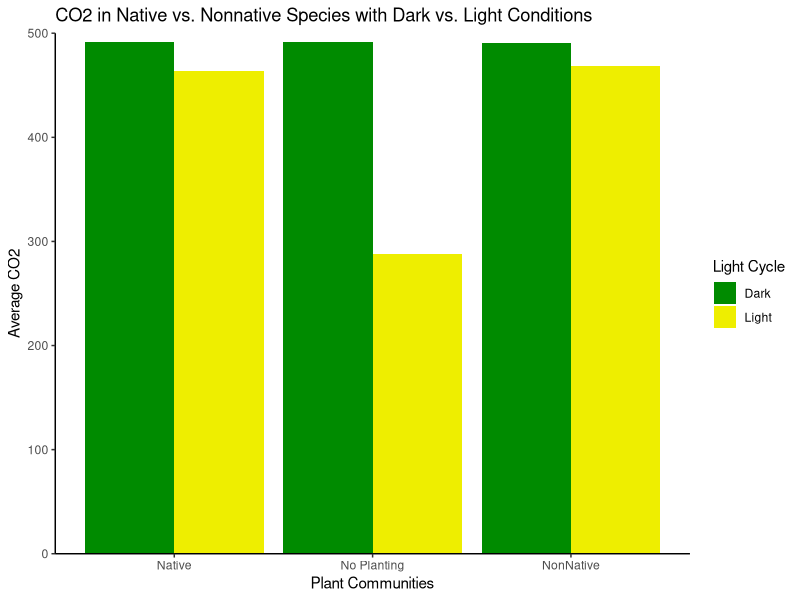

Reproduce this figure in R.
## ---- chunk 1
library(dplyr)
library(ggplot2)
library()

## ---- chunk 2
carbonflux <-read.csv("CarbonFlux_Primary.csv")
height <-read.csv("VegHeight_Primary.csv")

## ---- chunk 3
#take the average CO2 for the 240 second readings for Dark and Light cycles and group by native/non native
mean_cf <- carbonflux %>%
  group_by(Treatment,CycleType) %>%
  summarize(meannative = mean(CO2_ppm)) %>%
  rename(AvgCO2 = meannative)

#two-way anova
#cf_aov <-summary(aov(CO2_ppm ~ Treatment + CycleType, data = carbonflux))
#cf_aov <-summary(aov(AvgCO2 ~ Treatment + CycleType, data = mean_cf))
## ---- chunk 4

## ---- chunk 5

## ---- chunk 6

#Grouped barplot
ggplot(mean_cf, aes(x=Treatment, y=AvgCO2, fill= CycleType)) + 
  geom_bar(stat = "identity", position = "dodge") +
  labs(title="CO2 in Native vs. Nonnative Species with Dark vs. Light Conditions",
        x ="Plant Communities", y = "Average CO2", fill = "Light Cycle")+
  scale_fill_manual(values=c("Green4", "Yellow2"))+
  theme_classic() + 
  scale_y_continuous(limit = c(0,500),expand = expansion(mult = 0, add = 0))
## ---- chunk 7

## ---- chunk 8

